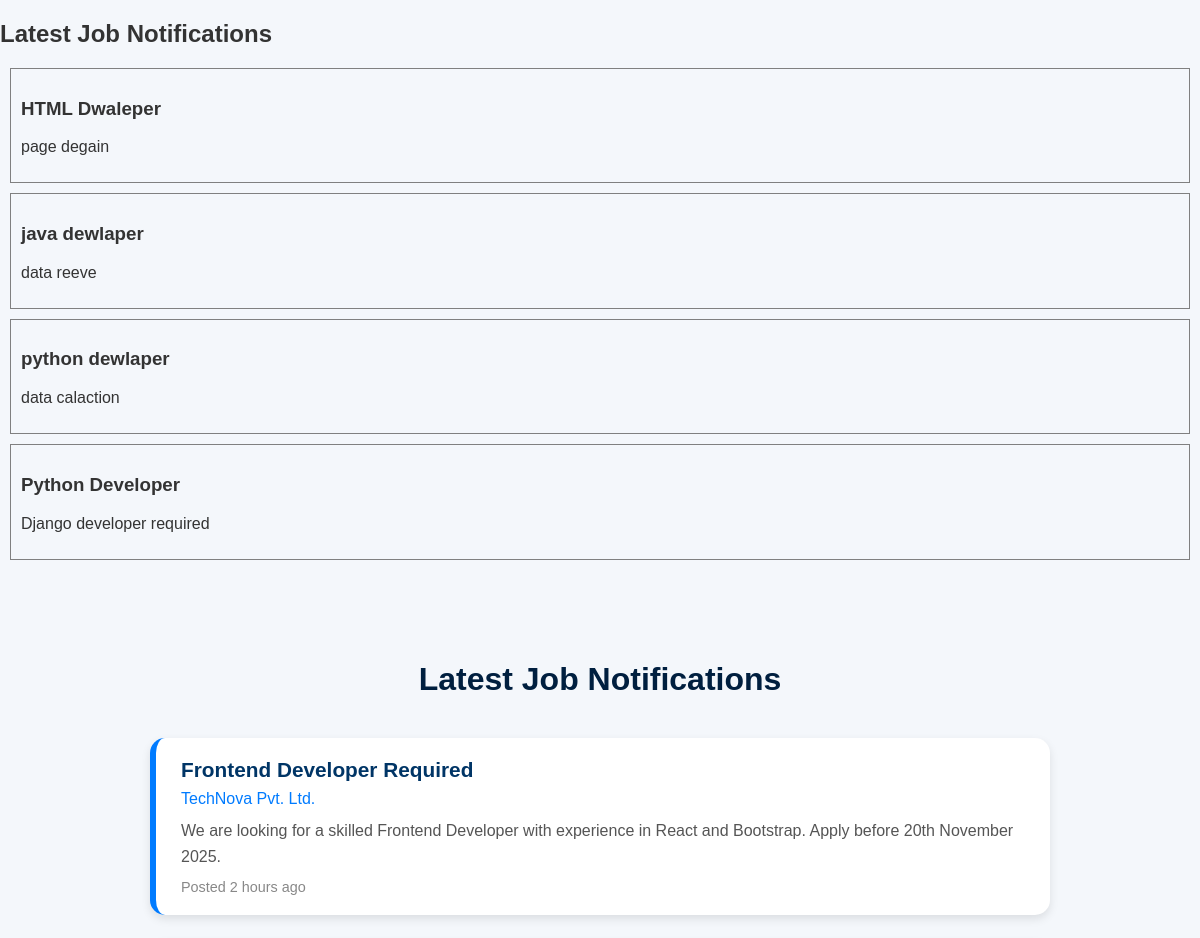
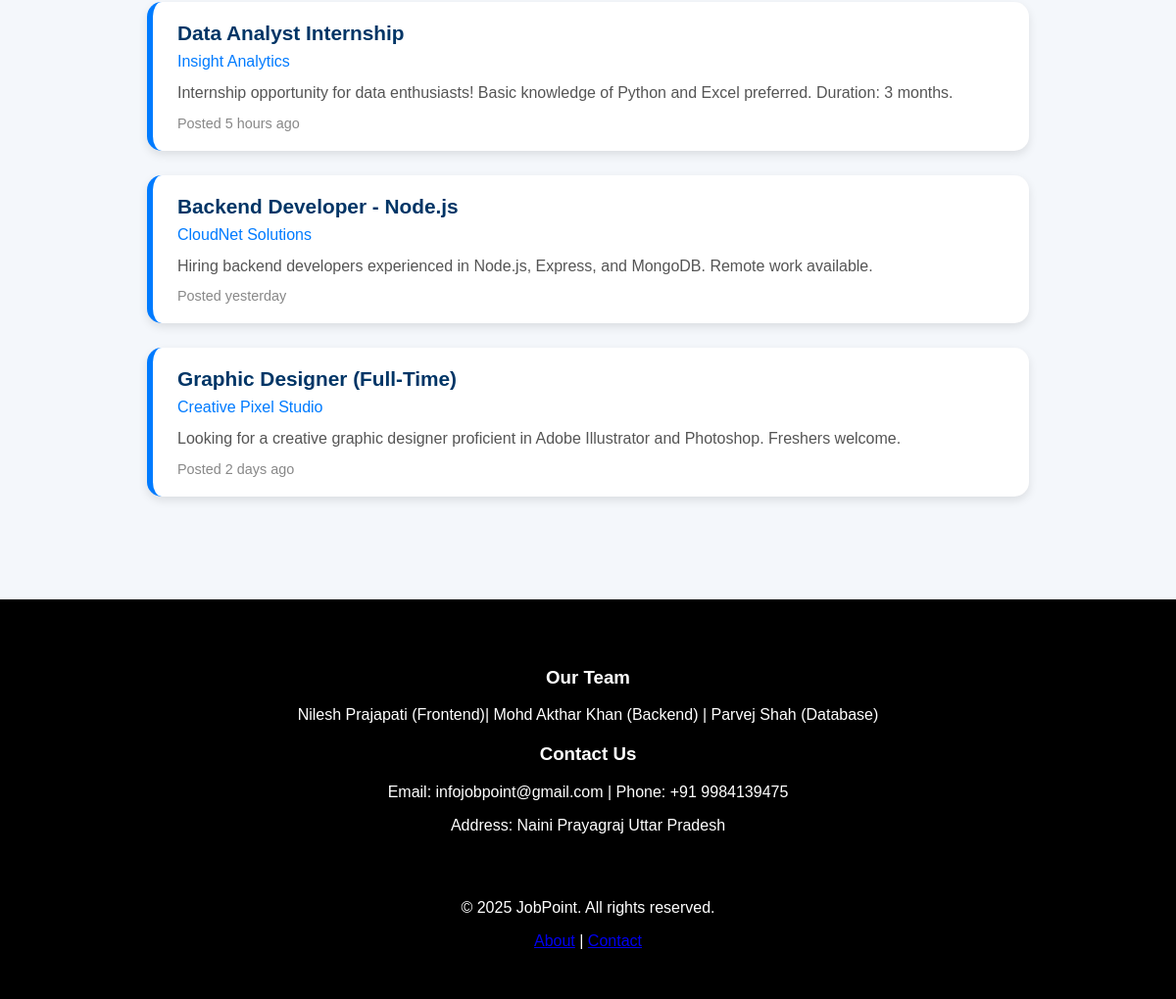
Screenshot of /jobs/notification/ with the database file from the repository (2 pictures, top to bottom).
### jobs/models.py (models this page shows, shortened)
class Job(models.Model):
    title = models.CharField(max_length=200)
    description = models.TextField()
    posted_at = models.DateTimeField(auto_now_add=True)
    location = models.CharField(max_length=255, default='Unknown')
    salary = models.IntegerField()
    created_by = models.ForeignKey(
    settings.AUTH_USER_MODEL,
    on_delete=models.CASCADE,
    related_name="jobs_created"
)

### jobs/views.py (the view)
# urls.py: path('notification/', views.notification, name='notification'),
def notification(request):
    jobs = Job.objects.order_by('-id')[:5]
    return render(request, 'notification.html', {'jobs': jobs})

### templates/notification.html (shortened to what this page needs)
<!DOCTYPE html>
<html lang="en">
<head>
</head>
<body>
  <h2>Latest Job Notifications</h2>
{% for job in jobs %}
<div style="border:1px solid gray; padding:10px; margin:10px">
<h3>{{ job.title }}</h3>
<p>{{ job.description|truncatewords:15 }}</p>
</div>
{% empty %}
<p>No new jobs</p>
{% endfor %}
  <div class="notification-container">
    <h1 class="page-title">Latest Job Notifications</h1>
    <div class="notification-card">
      <div class="notification-title">Frontend Developer Required</div>
      <div class="notification-company">TechNova Pvt. Ltd.</div>
      <div class="notification-description">
        We are looking for a skilled Frontend Developer with experience in React and Bootstrap.
        Apply before 20th November 2025.
      </div>
      <div class="notification-time">Posted 2 hours ago</div>
    </div>
    <div class="notification-card">
      <div class="notification-title">Data Analyst Internship</div>
      <div class="notification-company">Insight Analytics</div>
      <div class="notification-description">
        Internship opportunity for data enthusiasts! Basic knowledge of Python and Excel preferred.
        Duration: 3 months.
      </div>
      <div class="notification-time">Posted 5 hours ago</div>
    </div>
    <div class="notification-card">
      <div class="notification-title">Backend Developer - Node.js</div>
      <div class="notification-company">CloudNet Solutions</div>
      <div class="notification-description">
        Hiring backend developers experienced in Node.js, Express, and MongoDB.
        Remote work available.
      </div>
      <div class="notification-time">Posted yesterday</div>
    </div>
    <div class="notification-card">
      <div class="notification-title">Graphic Designer (Full-Time)</div>
      <div class="notification-company">Creative Pixel Studio</div>
      <div class="notification-description">
        Looking for a creative graphic designer proficient in Adobe Illustrator and Photoshop.
        Freshers welcome.
      </div>
      <div class="notification-time">Posted 2 days ago</div>
    </div>
  </div>
<footer style="background-color:#000;color:#fff;padding:50px 20px;text-align:center;font-family:Arial,sans-serif;animation:fadeIn 1.5s;">
<div class="footer-section">
<h3>Our Team</h3>
<p>Nilesh Prajapati (Frontend)| Mohd Akthar Khan (Backend) | Parvej Shah (Database)</p>
</div>
<div class="footer-section">
<h3>Contact Us</h3>
<p>Email: infojobpoint@gmail.com | Phone: +91 9984139475</p>
<p>Address: Naini Prayagraj Uttar Pradesh</p>
</div>
<div class="footer-section">
</div>
<p>© 2025 JobPoint. All rights reserved.</p>
    <a href="about.html">About</a> | <a href="contact.html">Contact</a>
</footer>
</body>
</html>

### templates/notification.html (style rules this page uses)
body { font-family: 'Poppins', sans-serif; margin: 0; background-color: #f4f7fb; color: #333; }
.notification-container { max-width: 900px; margin: 60px auto; padding: 20px; }
.page-title { text-align: center; font-size: 2rem; font-weight: 700; color: #001f3f; margin-bottom: 40px; }
.notification-card { background: #ffffff; border-radius: 15px; box-shadow: 0 4px 10px rgba(0,0,0,0.1); padding: 20px 25px; margin-bottom: 25px; transition: all 0.3s ease; border-left: 6px solid #007bff; }
.notification-title { font-size: 1.3rem; font-weight: 600; color: #003566; margin-bottom: 8px; }
.notification-company { font-size: 1rem; color: #007bff; margin-bottom: 10px; }
.notification-description { font-size: 1rem; color: #555; line-height: 1.6; margin-bottom: 10px; }
.notification-time { font-size: 0.9rem; color: #888; }
.footer-section { margin-bottom:20px; }

### rows the page displays
Job: title "HTML Dwaleper", description "page degain"
Job: title "java dewlaper", description "data reeve"
Job: title "python dewlaper", description "data calaction"
Job: title "Python Developer", description "Django developer required"
